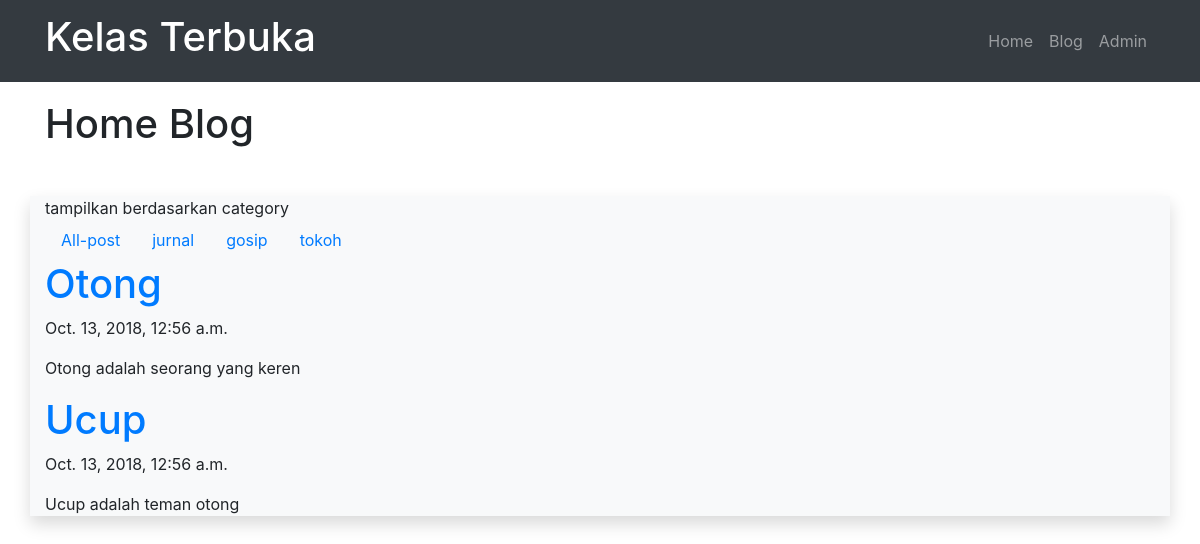
/blog/category/tokoh/, run on the app's committed database.
### blog/models.py (models this page shows, shortened)
class Post(models.Model):
	judul		= models.CharField(max_length=255)
	body		= models.TextField()
	category	= models.CharField(max_length=255)
	publish		= models.DateTimeField(auto_now_add = True)
	update		= models.DateTimeField(auto_now = True)
	slug		= models.SlugField(blank=True, editable = False)

### blog/views.py (the view)
# urls.py: url(r'^category/(?P<categoryInput>[\w-]+)/$', views.categoryPost, name="category"),
def categoryPost(request,categoryInput):
	posts = Post.objects.filter(category=categoryInput);
	categories = Post.objects.values('category').distinct();
	context = {
		'Judul':'Home Blog',
		'Content':'tampilkan berdasarkan category',
		'Categories':categories,
		'Posts':posts,
	}
	return render(request,'blog/category.html',context)

### blog/templates/blog/category.html (shortened to what this page needs)
{% extends "base.html" %}
{% block pageTitle %}
	{{Judul}}
{% endblock pageTitle %}
{% block contents %}
	{{Content}}
	<ul class="nav">
		<li class="nav-item">
			<a class = "nav-link" href="/blog" title="">
				All-post
			</a>
		</li>
	{% for dataCategory in Categories %}
		<li class="nav-item">
			<a class = "nav-link" href="/blog/category/{{dataCategory.category}}" title="">
				{{dataCategory.category}}
			</a>
		</li>
	{% endfor %}
	</ul>
	{% for post in Posts %}
		<a href="/blog/post/{{post.slug}}" title="">
			<h1>{{post.judul}}</h1>
		</a>
		<p>{{post.publish}}</p>
		<p>{{post.body|truncatechars:200}}</p>
	{% endfor %}
{% endblock contents %}

### data on the page
Post: judul "Otong", publish "Oct. 13, 2018, 12:56 a.m.", body "Otong adalah seorang yang keren"
Post: judul "Ucup", publish "Oct. 13, 2018, 12:56 a.m.", body "Ucup adalah teman otong"

### other printed values
{{ Judul }} "Home Blog"
{{ Content }} "tampilkan berdasarkan category"
{{ dataCategory.category }} "jurnal" "gosip" "tokoh"
